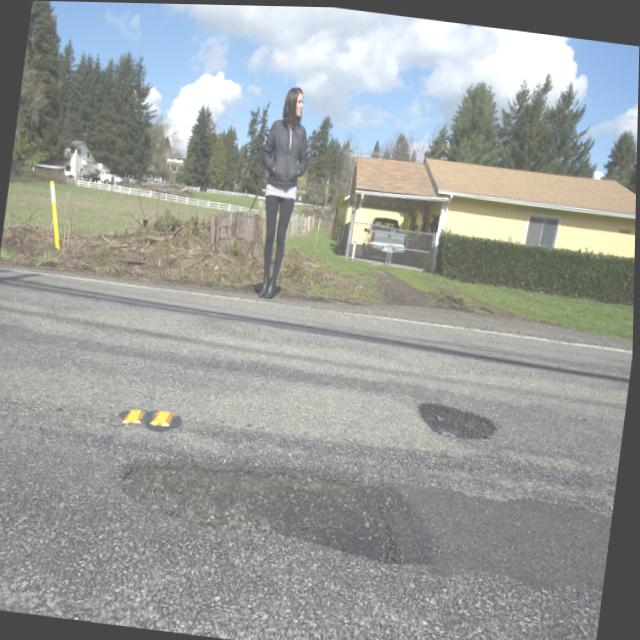
#> input picture ai_model/Pothole_Segmentation_YOLOv8.v1i.yolov8/train/images/pic-101-_jpg.rf.8380b58f6540ec91db66934b342f7f9e.jpg, 640 x 640 px, found by its file name
$ python -i make_splits.py   (imports and definitions only)
#> lines starting #> are read from the running program, lines starting #| are printed output that depends on the picture
"""Build grouped, leak-free train/val/test splits for the four UrbanFix categories (action A1).

Rules
-----
1. Images are grouped by source photo. Two images are in one group when
   (a) their file-name stems match after removing augmentation suffixes
       (``_aug_*``, ``_augmented``, Roboflow ``_jpg.rf.<hash>``), or
   (b) they are near-duplicates: their 64-bit difference hashes (dHash), or
       the dHash of one and of the other's mirror image, differ in at most
       ``HAMMING`` bits (candidate stage), and their 256-bit dHashes differ in
       at most ``CONFIRM`` bits (confirmation stage). The second stage removes
       false matches between low-texture photos such as plain walls; on the old
       splits true duplicates differed in at most 11 of 256 bits and false
       candidates in at least 43.
   Groups are closed under both rules (union-find).
2. Groups, not images, are split 70/15/15 with a fixed seed, separately
   inside each stratum (for RDD2022 the stratum is the country).
3. Fixed splits published by the dataset authors are kept: the STORM graffiti
   test split.
   A training image that is a near-duplicate of a fixed test image is dropped.
4. In val, test and the external sets only one image per group is kept (the
   un-augmented copy when there is one), so a photo is never counted twice.
5. External test sets (A3) are deduplicated against every in-domain image of
   the same category; near-duplicates are dropped and counted.

The script writes ``splits/<category>.json`` and ``splits/external/<name>.json``
(file lists and group ids only, no images) and ``results/split_report.json``.
It ends with an assertion that no group and no near-duplicate pair crosses a
split. ``--audit`` measures the overlap in the old splits under ``data/<category>``.

Usage:
    python scripts/make_splits.py --audit       # leakage in the old splits
    python scripts/make_splits.py               # new splits and checks
"""
from __future__ import annotations

import argparse
import json
import random
import re
import sys
import xml.etree.ElementTree as ET
from collections import Counter, defaultdict
from pathlib import Path

import numpy as np
from PIL import Image

ROOT = Path(__file__).resolve().parents[1]
DATA = ROOT / "data"
RAW = DATA / "raw"
SPLITS = ROOT / "splits"
RESULTS = ROOT / "results"
CACHE = DATA / "dhash_cache.json"

SEED = 0
RATIOS = (0.70, 0.15, 0.15)
HAMMING = 10
BANDS = HAMMING + 1  # pigeonhole: distance <= 10 means at least one of 11 bands is identical
CONFIRM = 24  # of 256 bits
IMG_EXT = {".jpg", ".jpeg", ".png"}

# --------------------------------------------------------------------------- hashing

_cache: dict[str, list] = {}


def load_cache() -> None:
    if CACHE.exists():
        _cache.update(json.loads(CACHE.read_text()))


def save_cache() -> None:
    CACHE.write_text(json.dumps(_cache))


def _dhash_array(gray: np.ndarray) -> int:
    diff = gray[:, 1:] > gray[:, :-1]
    return int("".join("1" if b else "0" for b in diff.flatten()), 2)


def _hashes(rel: str) -> list:
    """[64-bit dHash, its mirror, 256-bit dHash, its mirror], cached by relative path."""
    if rel not in _cache or len(_cache[rel]) != 4:
        with Image.open(ROOT / rel) as im:
#> im is the input picture: PIL image 640x640 RGB; mean R, G, B 155.1, 158, 155.1
            gray = im.convert("L")
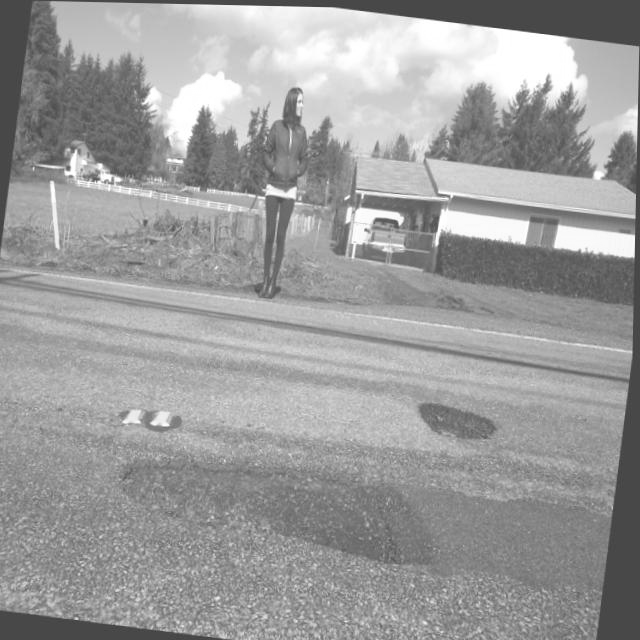
#> gray: PIL image 640x640 L; min 55, max 255, mean 156.8
            g8 = np.asarray(gray.resize((9, 8), Image.LANCZOS), dtype=np.int16)
            g16 = np.asarray(gray.resize((17, 16), Image.LANCZOS), dtype=np.int16)
        _cache[rel] = [_dhash_array(g8), _dhash_array(g8[:, ::-1]),
                       _dhash_array(g16), _dhash_array(g16[:, ::-1])]
    return _cache[rel]


def dhash_pair(rel: str) -> tuple[int, int, int, int]:
    return tuple(_hashes(rel))


# [29 lines left out: function near_duplicate_pairs, not called in this run]


# --------------------------------------------------------------------------- grouping

_AUG = re.compile(r"(_jpg|_jpeg|_png)?\.rf\.[0-9a-f]+$|_aug_[a-z_]+$|_augmented$", re.I)


# [7 lines left out: function stem_key, not called in this run]


def is_augmented(name: str) -> bool:
    return stem_key(name) != Path(name).stem.lower()


class UnionFind:
    def __init__(self, n: int):
        self.p = list(range(n))

    # [10 lines left out: functions find, union, not called in this run]


def item_pairs(items: list[dict]) -> list[tuple[int, int]]:
    """Near-duplicate pairs among items (indices into items)."""
    return near_duplicate_pairs([dhash_pair(it["file"]) for it in items])


# [25 lines left out: functions group_items, listdir, not called in this run]


def rdd_objects(xml_path: Path) -> list[str]:
    root = ET.parse(xml_path).getroot()
    return [o.findtext("name", "").strip() for o in root.iter("object")]


# [16 lines left out: function rdd_pool, not called in this run]


def yolo_label(img_rel: str) -> str:
    p = Path(img_rel)
    return str(p.parent.parent.parent / "labels" / p.parent.name / f"{p.stem}.txt")


def yolo_positive(label_rel: str) -> bool:
    f = ROOT / label_rel
    return f.exists() and f.read_text().strip() != ""


# [65 lines left out: functions local_pool, roboflow_pothole_pool, taco_unofficial_pool, categories, not called in this run]


# --------------------------------------------------------------------------- splitting


def canonical(members: list[dict]) -> dict:
    """The copy kept in val and test: un-augmented first, then by name."""
    return sorted(members, key=lambda it: (is_augmented(it["file"]), it["file"]))[0]


# [80 lines left out: functions one_per_group, assign, summarise, verify, not called in this run]


def item_out(it: dict) -> dict:
    return {"file": it["file"], "label": it["label"], "group": it["group"],
            "positive": it["positive"], "stratum": it["stratum"]}


# [166 lines left out: functions dedupe_external, build, audit, build_pothole_india, main, not called in this run]


# [2 lines not run here, left out]

>>> result = _hashes('../Pothole_Segmentation_YOLOv8.v1i.yolov8/train/images/pic-101-_jpg.rf.8380b58f6540ec91db66934b342f7f9e.jpg')
#> result = [17355076159497438432, 17322048084596793080, 93178183048271703291626807674723354519129457990544865328450918009999866264776, 115588502390760388781415496978231468385568187026692614643086099915670139169984]
